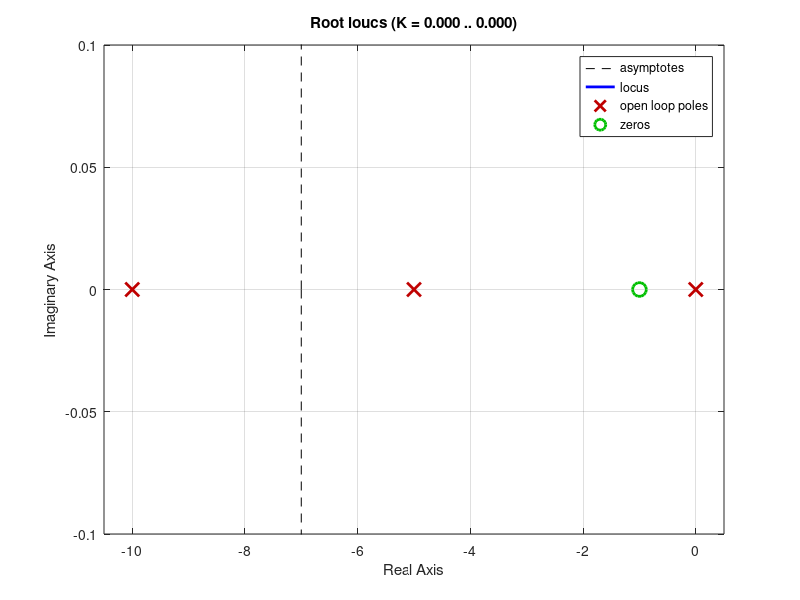

This figure's MATLAB source:
z=-1; %vector of zeros
p=[0,-5,-10]; %vector of poles
k=1; %gain (not the var iable gain K)
L=zpk(z,p,k) %form the transfer function of the system
rlocus(-L) %generate a complementary root-locus plot with an automatically chosen 
